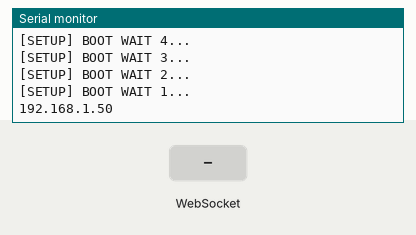
Recording of a sketch running on a simulated ESP32. On the bench: the last lines printed to the serial monitor. Inputs (shaded band) come from the test bench. WiFi joins after 1.5 s; servers stay silent unless stated.

Above: at 6.7 s.
6.8 s: WebSocket text "Serial1" received
At 7.3 s:
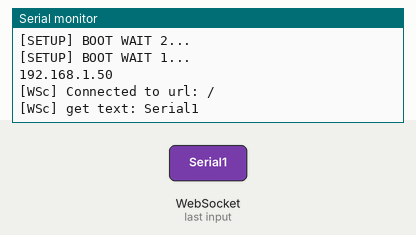
8.3 s: WebSocket text "1" received
At 9.6 s:
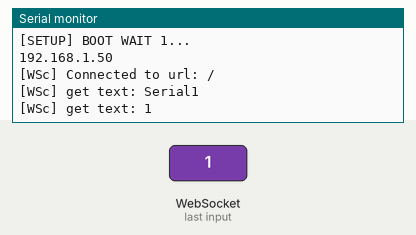
Timing chart, 0 to 11.3 s (numbered marks = the images above; inputs shaded):
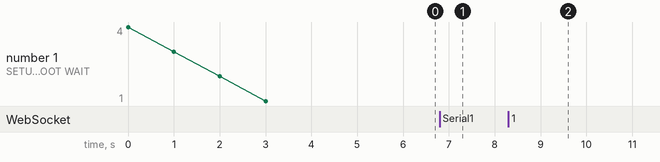

The sketch:

websocketfailed.ino
```cpp
#include <Arduino.h>

#include <WiFi.h>
#include <WiFiMulti.h>
#include <WiFiClientSecure.h>

#include <WebSocketsClient.h>


WiFiMulti WiFiMulti;
WebSocketsClient webSocket;

const char* ssid = "PuetaWifi";
const char* password = "pueta@localhost:8080";
const char* HOST = "137.184.70.22";

#define USE_SERIAL Serial // In the Original Example Code says "Serial1", i deleted the 1

void hexdump(const void *mem, uint32_t len, uint8_t cols = 16) {
	const uint8_t* src = (const uint8_t*) mem;
	USE_SERIAL.printf("\n[HEXDUMP] Address: 0x%08X len: 0x%X (%d)", (ptrdiff_t)src, len, len);
	for(uint32_t i = 0; i < len; i++) {
		if(i % cols == 0) {
			USE_SERIAL.printf("\n[0x%08X] 0x%08X: ", (ptrdiff_t)src, i);
		}
		USE_SERIAL.printf("%02X ", *src);
		src++;
	}
	USE_SERIAL.printf("\n");
}

void webSocketEvent(WStype_t type, uint8_t * payload, size_t length) {

	switch(type) {
		case WStype_DISCONNECTED:
			USE_SERIAL.printf("[WSc] Disconnected!\n");
			break;
		case WStype_CONNECTED:
			USE_SERIAL.printf("[WSc] Connected to url: %s\n", payload);

			// send message to server when Connected
			webSocket.sendTXT("Connected");
			break;
		case WStype_TEXT:
			USE_SERIAL.printf("[WSc] get text: %s\n", payload);

			// send message to server
			// webSocket.sendTXT("message here");
			break;
		case WStype_BIN:
			USE_SERIAL.printf("[WSc] get binary length: %u\n", length);
			hexdump(payload, length);

			// send data to server
			// webSocket.sendBIN(payload, length);
			break;
		case WStype_ERROR:
		case WStype_FRAGMENT_TEXT_START:
		case WStype_FRAGMENT_BIN_START:
		case WStype_FRAGMENT:
		case WStype_FRAGMENT_FIN:
			break;
	}

}

void setup() {
	// USE_SERIAL.begin(921600);
	USE_SERIAL.begin(115200);

	//Serial.setDebugOutput(true);
	USE_SERIAL.setDebugOutput(true);

	USE_SERIAL.println();
	USE_SERIAL.println();
	USE_SERIAL.println();

	for(uint8_t t = 4; t > 0; t--) {
		USE_SERIAL.printf("[SETUP] BOOT WAIT %d...\n", t);
		USE_SERIAL.flush();
		delay(1000);
	}

	WiFiMulti.addAP(ssid, password);

	//WiFi.disconnect();
	while(WiFiMulti.run() != WL_CONNECTED) {
    USE_SERIAL.println(".");
    delay(100);
	}
USE_SERIAL.println(WiFi.localIP());
	// server address, port and URL
	 webSocket.beginSocketIO(HOST, 3000,"/");

	// event handler
	webSocket.onEvent(webSocketEvent);

	// use HTTP Basic Authorization this is optional remove if not needed
//	webSocket.setAuthorization("user", "Password");

	// try ever 5000 again if connection has failed
	webSocket.setReconnectInterval(5000);

}

void loop() {
	webSocket.loop();
}
```

Measured:
- after the input at 6.8 s, the serial monitor: prints a new line at once (image 1)
- after the input at 8.3 s, the serial monitor: prints a new line at once (image 2)
